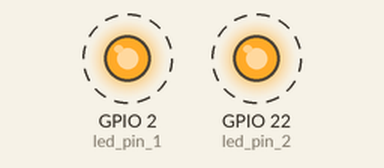
Simulated run of this sketch. Board: ESP32. On the bench: output pins drawn as LEDs (lit = HIGH). Dashed ring = blinking.

Above: at 0.15 s.
Timing chart, 0 to 3.0 s (numbered marks = the images above):
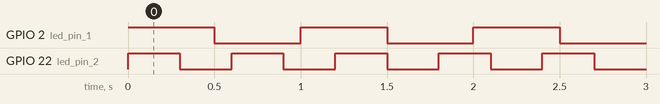

The sketch:

two_led_two_tasks.ino
```cpp
# include <freertos/FreeRTOS.h>
# include <freertos/task.h>

/**
 Adaptado de Shawn Hymel, Dec. 3, 2020 - Piscar LED com intervalos diferentes em tarefas diferentes
 * License: 0BSD
*/

// LED invervalos de piscada
static const int rate_1 = 500;  // ms
static const int rate_2 = 300;  // ms

// Pins
static const int led_pin_1 = 2;
static const int led_pin_2 = 22;

// t1: piscar led com rate_1
void toggleLED_1(void *parameter) {
  while(1) {
    digitalWrite(led_pin_1, HIGH);
    vTaskDelay(rate_1 / portTICK_PERIOD_MS);
    digitalWrite(led_pin_1, LOW);
    vTaskDelay(rate_1 / portTICK_PERIOD_MS);
  }
}

// t2: piscar led com rate_2
void toggleLED_2(void *parameter) {
  while(1) {
    digitalWrite(led_pin_2, HIGH);
    vTaskDelay(rate_2 / portTICK_PERIOD_MS);
    digitalWrite(led_pin_2, LOW);
    vTaskDelay(rate_2 / portTICK_PERIOD_MS);
  }
}

void setup() {

  // Configura pin
  pinMode(led_pin_1, OUTPUT);
  pinMode(led_pin_2, OUTPUT);

  // Tarefas em loop infinito
  xTaskCreatePinnedToCore(  // Use xTaskCreate() in vanilla FreeRTOS
              toggleLED_1,  // função a ser chamada
              "Toggle 1",   // nome da task
              1024,         // tamanho em bytes
              NULL,         // parâmetros a passar a função
              1,            // Prioridade (0 a configMAX_PRIORITIES - 1)
              NULL,         // handle da task
              1);     // núcleo: 0 (pro) 1 (app)

  // Tarefas em loop infinito
  xTaskCreatePinnedToCore(
              toggleLED_2,
              "Toggle 2",
              1024,
              NULL,
              1,
              NULL,
              1);

  // If this was vanilla FreeRTOS, you'd want to call vTaskStartScheduler() in
  // main after setting up your tasks.
}

void loop() {
  // Diferente da abordagem super loop, com RTOS loop() não precisa fazer nada. Mas pode-se colocar algum vtaskdelay para que tarefas de menor prioridade acessem
  // setup() e loop() rodam suas tarefas com prioridade 1 no núcleo 1 no esp32
}
```

Measured:
- by itself, GPIO 2 (led_pin_1): alternates HIGH for 0.50 s and LOW for 0.50 s
- by itself, GPIO 22 (led_pin_2): alternates HIGH for 0.30 s and LOW for 0.30 s
- by itself, everything shown: repeats every 3.0 s, in 14 steps
